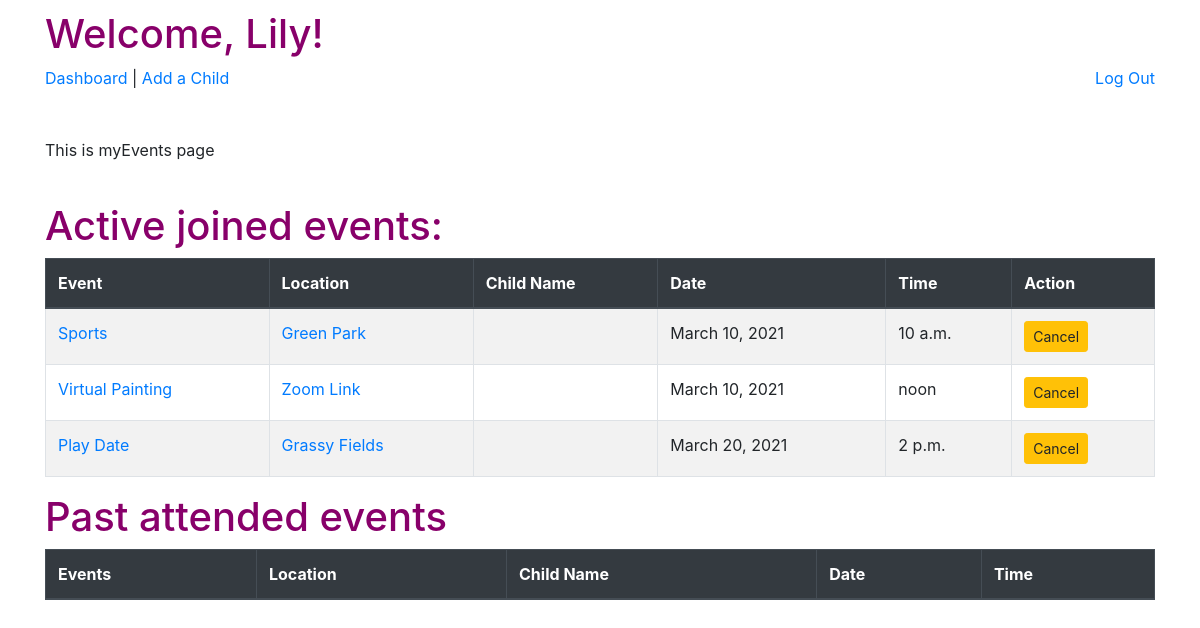
Page /ABC/myEvents (signed in) on the committed database.
### group_app/models.py (models this page shows, shortened)
class User(models.Model):
    first_name = models.CharField(max_length=60)
    last_name = models.CharField(max_length=60)
    email = models.EmailField(unique=True)
    password = models.CharField(max_length=100)
    created_at = models.DateTimeField(auto_now_add=True)
    updated_at = models.DateTimeField(auto_now=True)
    objects = UserManager()

class Event(models.Model):
    event_name = models.CharField(max_length=250)
    location = models.CharField(max_length=250)
    event_date = models.DateField()
    event_time = models.TimeField()
    max_capacity = models.IntegerField()
    current_enrolled = models.IntegerField(default=0)
    action_class_full = models.BooleanField(default=False)
    street_address = models.CharField(max_length=255)
    city = models.CharField(max_length=60)
    state = models.CharField(max_length=2)
    zip_code = models.CharField(max_length=5)
    child_event = models.ManyToManyField(Child, related_name='enrolled_child')
    user_event = models.ManyToManyField(User, related_name='enrolled_user')

### group_app/views.py (the view)
# urls.py: path('myEvents', views.myEvents),
def myEvents(request):
    if 'user_id' not in request.session:
        return redirect('/ABC')
    user = User.objects.get(id=request.session['user_id'])
    past_events=Event.objects.filter(event_date__lte = datetime.today())
    future_events=Event.objects.filter(event_date__gte = datetime.today())
    context = {
        'user': user,
        'past_events': past_events,
        'future_events':future_events,
    }
    return render(request, 'myEvents.html', context)

### group_app/templates/myEvents.html (shortened to what this page needs)
<!DOCTYPE html>
<html lang="en">
<head>
    <link href="https://stackpath.bootstrapcdn.com/bootstrap/4.5.0/css/bootstrap.min.css" rel="stylesheet"
>
    <link rel="stylesheet" href="https://stackpath.bootstrapcdn.com/bootstrap/4.3.1/css/bootstrap.min.css">
    {% load static %}
    <link rel="stylesheet" href="{% static 'css/style.css' %}">
</head>
<body>
    <div class="container">
        <h1>Welcome, {{ user.first_name }}!</h1>
        <a href="/ABC/dashboard">Dashboard</a> | <a href="/ABC/childForm">Add a Child</a>
        <a class="float-right" href="/ABC/logout">Log Out</a>
        <br><br><br>
        <p> This is myEvents page</p>
        <br>
        <h1> Active joined events: </h1>
            <table class="table table-striped table-bordered table-hover">
                <thead class="thead-dark">
              <tr>
                <th scope="col">Event</th>
                <th scope="col">Location </th>
                <th scope="col">Child Name</th>
                <th scope="col">Date</th>
                <th scope="col">Time</th>
                <th scope="col">Action</th>
              </tr>
            </thead>
            <tbody>
              {% for event in future_events %}
              <tr>
                <td><a href="/event/{{event.id}}">{{event.event_name}}</a></td>
                <td><a href="/event/{{event.id}}">{{event.location}}</a></td>
                <td>{{ event.enrolled_child}}</td>
                <td>{{ event.event_date }}</td>
                <td>{{ event.event_time }}</td>
                <td>
                  <form action="{% url 'remove_event_myEvents' %}" method="post">
                  <button class="btn btn-sm btn-warning" type="submit">Cancel</button>
                  </form>
                </td>
              </tr>
              {% endfor %}
            </tbody>
          </table>
            <h1> Past attended events </h1>
            <table class="table table-striped table-bordered table-hover">
                <thead class="thead-dark">
              <tr>
                <th scope="col">Events</th>
                <th scope="col">Location </th>
                <th scope="col">Child Name</th>
                <th scope="col">Date</th>
                <th scope="col">Time</th>
              </tr>
            </thead>
          </table>
    </div>
</body>
</html>

### group_app/static/css/style.css (style rules this page uses)
* { margin:0; padding:0; }
h1 { color: rgb(136, 0, 106); }
.container { margin-top:10px; }

### rows in the picture
User: first_name "Lily"
Event: event_name "Sports", location "Green Park", event_date "March 10, 2021", event_time "10 a.m."
Event: event_name "Virtual Painting", location "Zoom Link", event_date "March 10, 2021", event_time "noon"
Event: event_name "Play Date", location "Grassy Fields", event_date "March 20, 2021", event_time "2 p.m."
